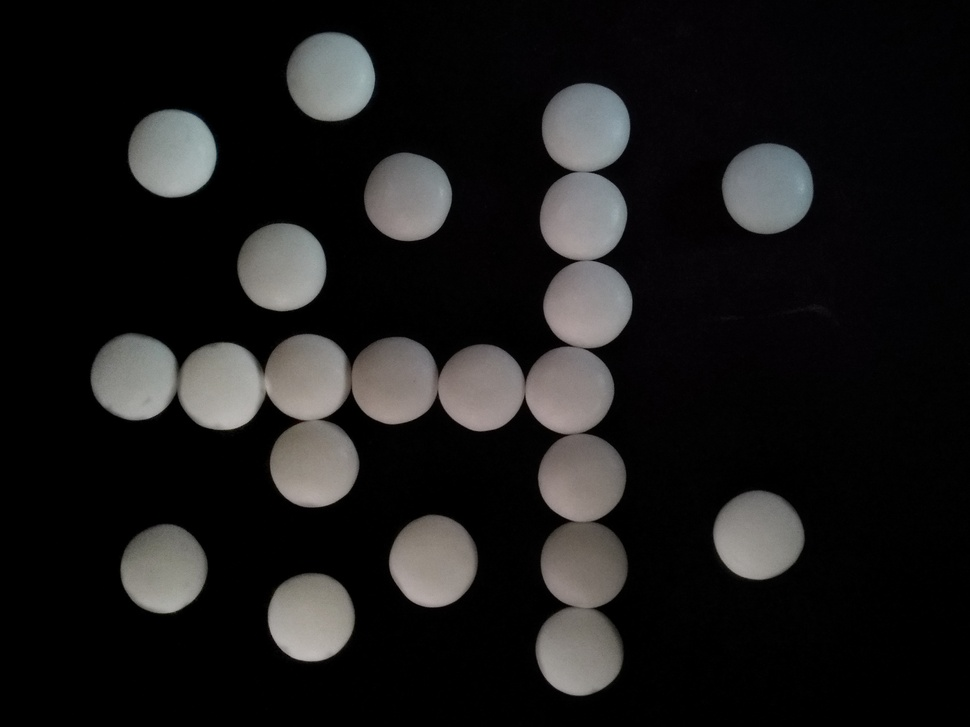
#> input picture Projekt_Zaliczeniowy/Na ocene dst/mentosy/img15.jpg, 970 x 727 px, shrunk from 2000 x 1500 before the run
$ jupyter execute --allow-errors projekt.ipynb
#> lines starting #> are read from the running program, lines starting #| are printed output that depends on the picture; after the words box and inside, x2 and y2 are one past the last pixel; in counts of white or black regions, pixels touching at a corner belong together
[cell 1]
from skimage import io, img_as_ubyte, filters
from skimage.color import rgb2gray
from scipy import ndimage as ndi
from operator import itemgetter
import matplotlib.pyplot as plt
from scipy.spatial import distance
import cv2
import math
import numpy as np
import random

[cell 2]
def show2imgs(im1, im2, title1='Obraz pierwszy', title2='Obraz drugi', size=(10,10)):

    import matplotlib.pyplot as plt

    f, (ax1, ax2) = plt.subplots(1,2, figsize=size)
    ax1.imshow(im1, cmap='gray')
    ax1.axis('off')
    ax1.set_title(title1)

    ax2.imshow(im2, cmap='gray')
    ax2.axis('off')
    ax2.set_title(title2)
    plt.show()

[cell 3]
#Segmentacja i scalanie obiektów
def segmentuj(img):
    for i in range(img.shape[0]-4):
        for j in range(img.shape[1]-4):
            if img[i][j] != 255.0:
                if img[i][j] == 0.0:
                    img[i][j] = random.randint(1, 250)
                    if img[i-1][j-1] != 0.0 and img[i-1][j-1] != 255.0:
                        img[i][j] = img[i-1][j-1]
                    elif img[i-1][j] != 0.0 and img[i-1][j] != 255.0:
                        img[i][j] = img[i-1][j]
                    elif img[i-1][j+1] != 0.0 and img[i-1][j+1] != 255.0:
                        img[i][j] = img[i-1][j+1]
                    elif img[i][j-1] != 0.0 and img[i][j-1] != 255.0:
                        img[i][j] = img[i][j-1]
                    elif img[i][j+1] != 0.0 and img[i][j+1] != 255.0:
                        img[i][j] = img[i][j+1]
                    elif img[i+1][j-1] != 0.0 and img[i+1][j-1] != 255.0:
                        img[i][j] = img[i-1][j-1]
                    elif img[i+1][j] != 0.0 and img[i+1][j] != 255.0:
                        img[i][j] = img[i+1][j]
                    elif img[i+1][j+1] != 0.0 and img[i+1][j+1] != 255.0:
                        img[i][j] = img[i+1][j+1]
                    else:
                        continue
                    #scalanie obiektów
                if img[i][j] != img[i-1][j-1] and img[i-1][j-1] != 255.0:
                    img[i][j] = img[i-1][j-1]

                elif img[i][j] != img[i-1][j] and img[i-1][j] != 255.0:
                    img[i][j] = img[i-1][j]

                elif img[i][j] != img[i-1][j+1] and img[i-1][j+1] != 255.0:
                    img[i-1][j+1] = img[i][j]

                elif img[i][j] != img[i][j-1] and img[i][j-1] != 255.0:
                    img[i][j-1] = img[i][j]

                elif img[i][j] != img[i][j+1] and img[i][j+1] != 255.0:
                    img[i][j+1] = img[i][j]

                elif img[i][j] != img[i+1][j-1] and img[i+1][j-1] != 255.0:
                    img[i][j] = img[i+1][j-1]

                elif img[i][j] != img[i+1][j] and img[i+1][j] != 255.0:
                    img[i][j] = img[i+1][j]
                elif img[i][j] != img[i+1][j+1] and img[i+1][j+1] != 255.0:
                    img[i][j] = img[i+1][j+1]
                else:
                    continue
    return img


# [29 lines left out: function scal, not called in this run]

[cell 4]
img = io.imread('mentosy/img15.jpg')
#> img is the input picture: shape (727, 970, 3); mean R, G, B 26.8, 26.1, 26

plt.figure(figsize=(15,10))
plt.imshow(img, cmap="gray")
plt.axis('off')
plt.suptitle('Analizowany obraz')
plt.show()

[cell 5]
#obliczanie ile procent danego obrazu zajmują obiekty
# [10 lines left out: function ile_procent, not called in this run]

[cell 6]
image = img_as_ubyte(rgb2gray(img))#najpierw zmiana na obraz w odcieniach szarości, następnie na wartości 0-255
th = 150
kernel = np.ones((3,3),np.uint8)
plt.imshow(image, cmap="gray")
plt.axis('on')
plt.show()

th, bimm = cv2.threshold(image, thresh=th, maxval=255, type=cv2.THRESH_OTSU)#binaryzacja obrazu wejściowego metodą OTSU
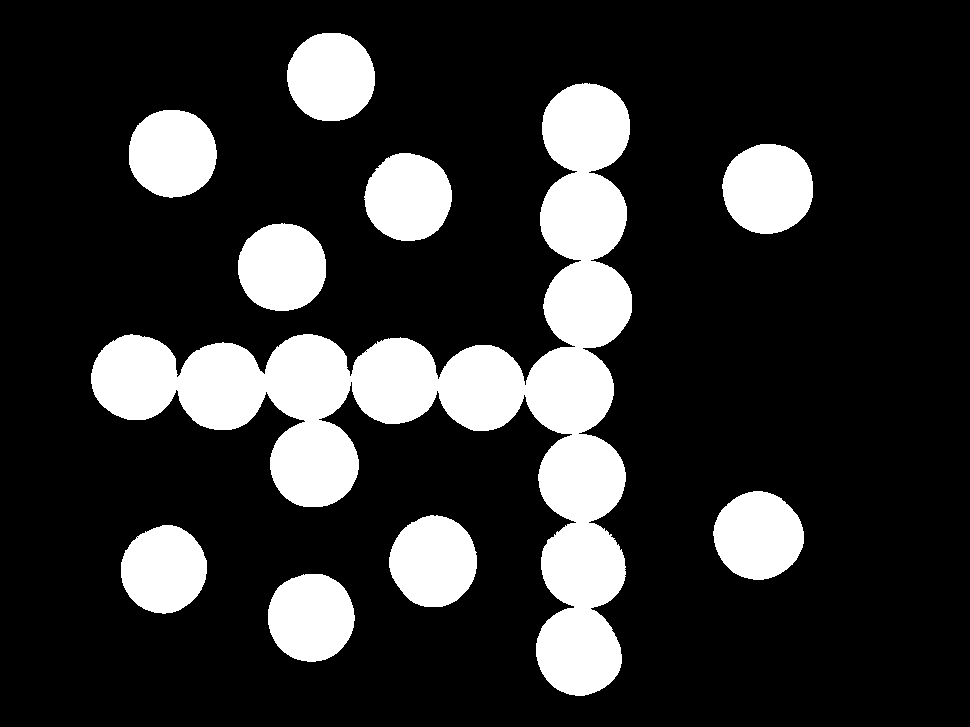
#> bimm: shape (727, 970); 18.9% white; 10 white regions, largest, box (x1, y1, x2, y2) and area: (91, 83, 632, 696) 77847, (722, 144, 813, 234) 6487, (389, 515, 477, 607) 6267
#> th = 66
mbim = cv2.medianBlur(bimm,  11)#filtr medianowy
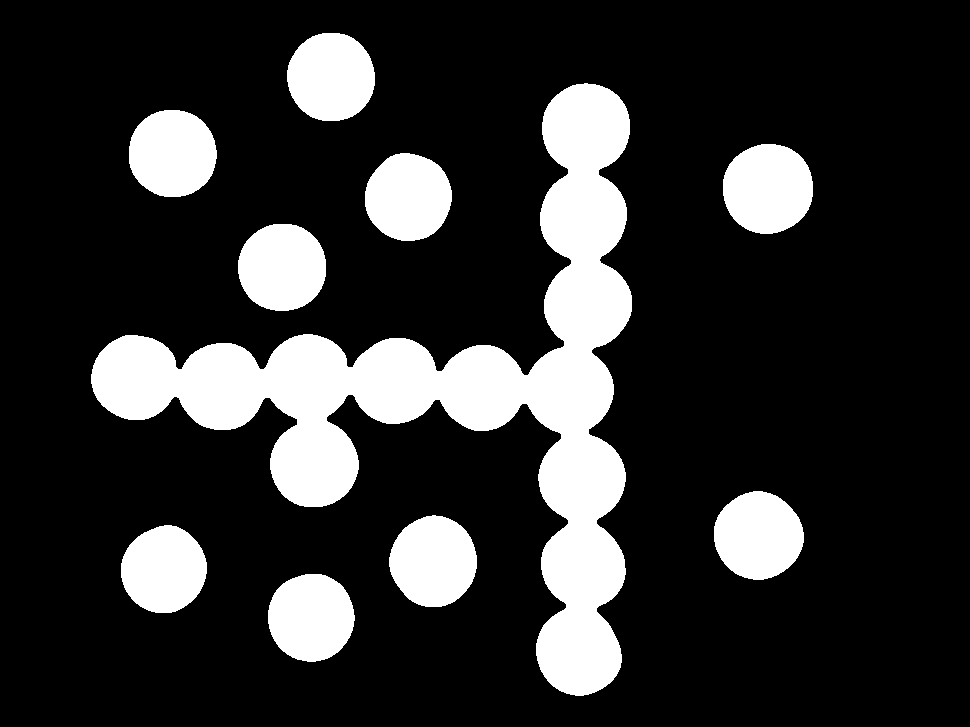
#> mbim: shape (727, 970); 18.9% white; 10 white regions, largest, box (x1, y1, x2, y2) and area: (91, 83, 632, 696) 78073, (723, 144, 813, 234) 6452, (389, 515, 477, 607) 6232

plt.imshow(mbim, cmap="gray")
plt.axis('on')
plt.show()

#ile = ile_procent(mbim)
#print('Obiekty na tym obrazie zajmują: %.2f' % ile, "%")

dt = cv2.distanceTransform(mbim, distanceType=cv2.DIST_L2, maskSize=cv2.DIST_MASK_PRECISE)#transformata odległościowa
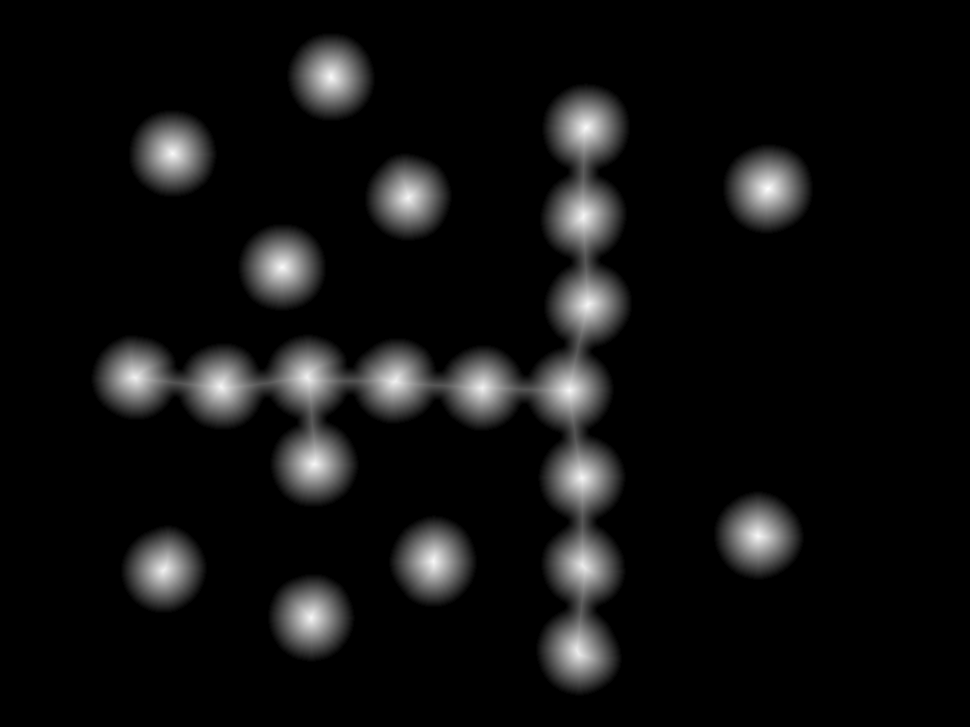
#> dt: shape (727, 970) float32; min 0, max 44.6, mean 2.8; drawn with min black and max white

th = 45
th, bim = cv2.threshold(dt, thresh=th, maxval=255, type=cv2.THRESH_BINARY_INV)#ponowna binaryzacja aby obiekty miały wartość 255
#> bim: shape (727, 970) float32; every value is 255
#> th = 45
bimm = cv2.erode(bim, kernel=kernel, iterations=25)#operacja erozji
show2imgs(bimm, dt, title1='Obraz po binaryzacji', title2='Obraz po transformacie odległościowej', size=(25,25))
#> in show2imgs, `plt.show()`:
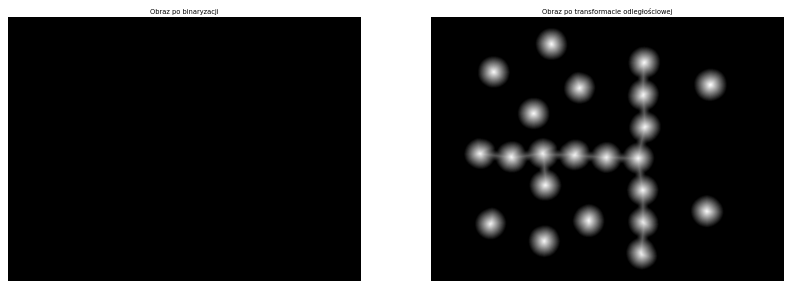
#> figure drawn by matplotlib, 2 panels

[cell 7]
#Liczenie ilości obiektów na obrazie
def licz_obiekty(img):
    ile_obiektow = 0
    obiekty = []
    for i in range(img.shape[0]):
        for j in range(img.shape[1]):
            if img[i][j] != 255:
                obiekty.append(img[i][j])
#> after the loop, obiekty = []
    ile_obiektow = len(list(set(obiekty)))# zlicza niepowtarzające się elementy listy
#> ile_obiektow = 0
    return ile_obiektow

[cell 8]
nimg = segmentuj(bimm)
tmp = 0
ile = licz_obiekty(nimg)
#> ile = 0
print(ile)
#| 0
while tmp != ile:
    print(tmp)
    #nimg = scal(nimg)
    nimg = scal(nimg)
    nimg = scal(nimg)
    tmp = ile
    ile = licz_obiekty(nimg)
    print("Wykonało się!")
#> this loop made 0 passes

plt.imshow(nimg, cmap="hot")
plt.axis('on')
plt.show()

print("Obiektów jest:\t", ile)
#| Obiektów jest:	 0

[cell 9]
print('Prog binaryzacji: ', th)
#| Prog binaryzacji:  45.0


binary = bim < th
#> binary: shape (727, 970) bool; every value is 0

plt.imshow(binary, cmap='binary')
plt.axis('on')
plt.suptitle('Obraz po binaryzacji')
plt.show()

[cell 10]
label_objects, nb_labels = ndi.label(binary)
#> label_objects: shape (727, 970) int32; every value is 0
#> nb_labels = 0

sizes = np.bincount(label_objects.ravel())
#> sizes = [705190]
mask_sizes = sizes > 20
#> mask_sizes = [True]
mask_sizes[0] = 0

figures = mask_sizes[label_objects]

[cell 11]
plt.imshow(figures, cmap="gray")
plt.axis('on')
plt.suptitle('Obiekty na obrazie')
plt.show()

print(figures.shape)
#| (727, 970)
print(label_objects.shape)
#| (727, 970)
print(nb_labels)
#| 0

[cell 12]
plt.imshow(label_objects,cmap='gray')
plt.show()

mask_sizes
print(sizes, mask_sizes)
#| [705190] [False]
#print(label_objects[250][300])
#print(label_objects[100][400])
#print(label_objects[100][100])
print (label_objects.size, label_objects.shape)
#| 705190 (727, 970)
print(np.sum(label_objects == 2))
#| 0

[cell 13]
no_of_object = 2

# [13 lines left out: function cog, not called in this run]

cogs = []
for i in range(nb_labels):
    cogs.append(cog(label_objects, i+1))
#> after the loop, cogs = []

print(cogs)

[cell 14]
def drawMarkers(image, coords):

    image = np.copy(image)

    for item in coords:
        y,x = item
        print(item)
        for j in range(y-15, y+15):
            image[j,x] = (255,0,0)
        for i in range(x-14, x+15):
            image[y,i] = (255,0,0)

    return image


lo = drawMarkers(img, cogs)
plt.figure(figsize=(10,10))
plt.imshow(lo,cmap='hot')
plt.show()

[cell 15]
cogs2 = sorted(cogs, key=itemgetter(0,1))
#> cogs2 = []
print(cogs2)

from numpy.linalg import norm
cogs3 = sorted(cogs, key=lambda tup: norm(tup))
#> cogs3 = []
print(cogs3)

for item in cogs3:
    print(norm(item))

[cell 16]
p1 = 0
p2 = 1

#> (the rest of this cell did not finish here and is left out)

#> (a cell that did not finish here is left out)

[cell 18]
# [9 lines left out: function getFigure, not called in this run]

print(nb_labels)
#| 0

[cell 19]
for i in range(nb_labels):
    pts = getFigure(label_objects, i+1)
    print(len(pts))

[cell 20]
# [10 lines left out: function cog2, not called in this run]


for i in range(nb_labels):
    pts = getFigure(label_objects, i+1)

    print('Liczba punktow: ',len(pts),' Srodek ciezkosci: ', cog2(pts))

[cell 21]
# [10 lines left out: function computeBB, not called in this run]

[cell 22]
# [9 lines left out: function computeFeret, not called in this run]

[cell 23]
for i in range(nb_labels):
    pts = getFigure(label_objects, i+1)
    bb = computeBB(pts)
    feret = computeFeret(pts)

    print('Liczba punktow: ',len(pts),'\nSrodek ciezkosci: ', cog2(pts),'\nBlair-Bliss: ', bb,'\nFeret: ',feret, '\n---\n')

$ run again, with Projekt_Zaliczeniowy/Na ocene dst/mentosy/img12.jpg copied over Projekt_Zaliczeniowy/Na ocene dst/mentosy/img15.jpg
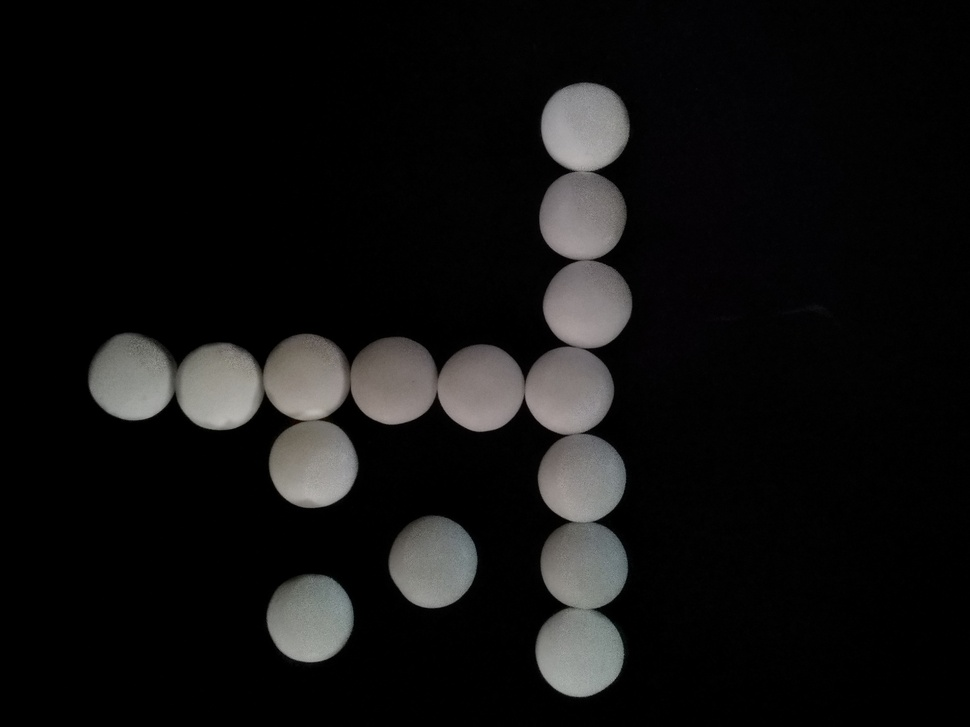
#> input picture Projekt_Zaliczeniowy/Na ocene dst/mentosy/img12.jpg, 970 x 727 px, shrunk from 2000 x 1500 before the run
#> img is the input picture: shape (727, 970, 3); mean R, G, B 17.6, 17.3, 17.1
#> `th, bimm = cv2.threshold(image, thresh=th, maxval=255, type=cv2.THRESH..`:
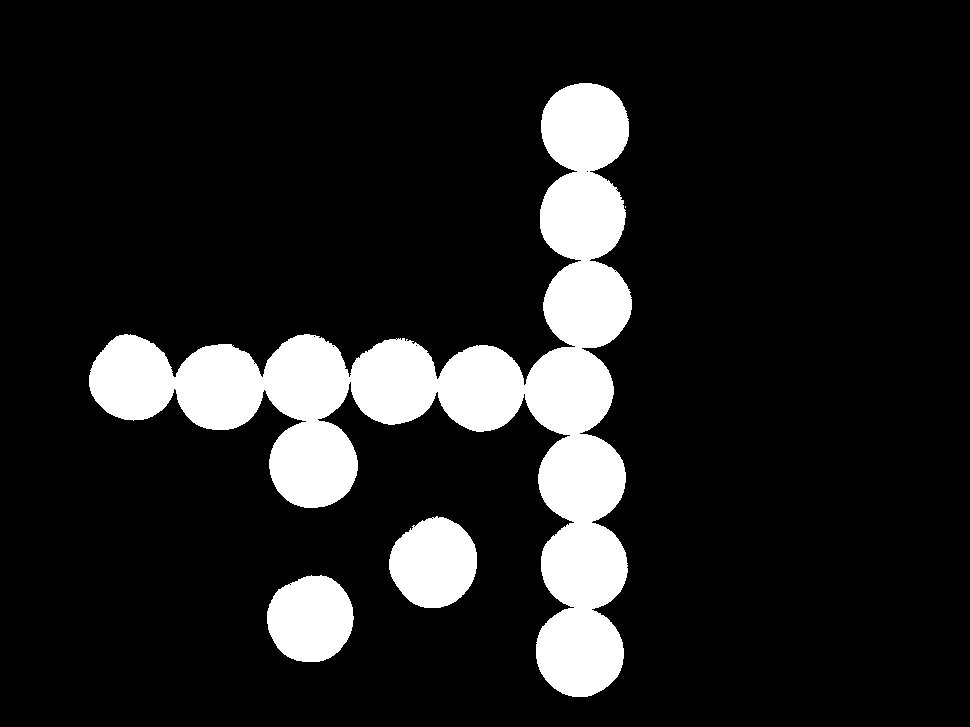
#> bimm: shape (727, 970); 12.8% white; 4 white regions (1 under 20 px), largest, box (x1, y1, x2, y2) and area: (89, 83, 632, 697) 77937, (389, 516, 477, 608) 6134, (267, 575, 354, 662) 5903
#> `th, bimm = cv2.threshold(image, thresh=th, maxval=255, type=cv2.THRESH..`: th = 64
#> mbim: shape (727, 970); 12.8% white; 3 white regions, box (x1, y1, x2, y2) and area: (89, 83, 632, 697) 78154, (389, 517, 477, 608) 6097, (267, 576, 353, 662) 5863
#> bim: shape (727, 970) float32; every value is 255
#> `th, bim = cv2.threshold(dt, thresh=th, maxval=255, type=cv2.THRESH_BIN..`: th = 45
#> in show2imgs, `plt.show()`:
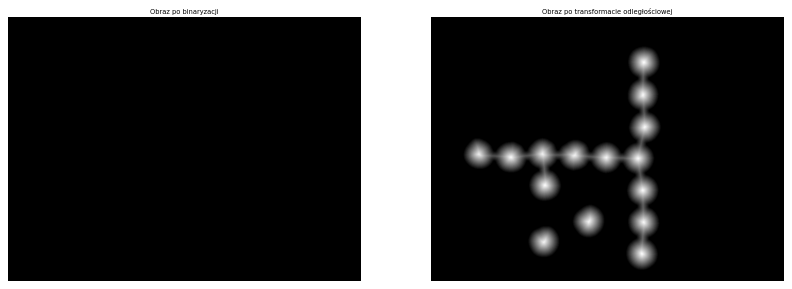
#> figure drawn by matplotlib, 2 panels
#> after the loop in licz_obiekty, `for i in range(img.shape[0]):`: obiekty = []
#> ile_obiektow = 0
#| 0
#| Obiektów jest:	 0
#| Prog binaryzacji:  45.0
#> binary: shape (727, 970) bool; every value is 0
#> label_objects: shape (727, 970) int32; every value is 0
#> sizes = [705190]
#> mask_sizes = [True]
#| (727, 970)
#| (727, 970)
#| 0
#| [705190] [False]
#| 705190 (727, 970)
#| 0
#> after the loop `for i in range(nb_labels):`: cogs = []
#| 0
